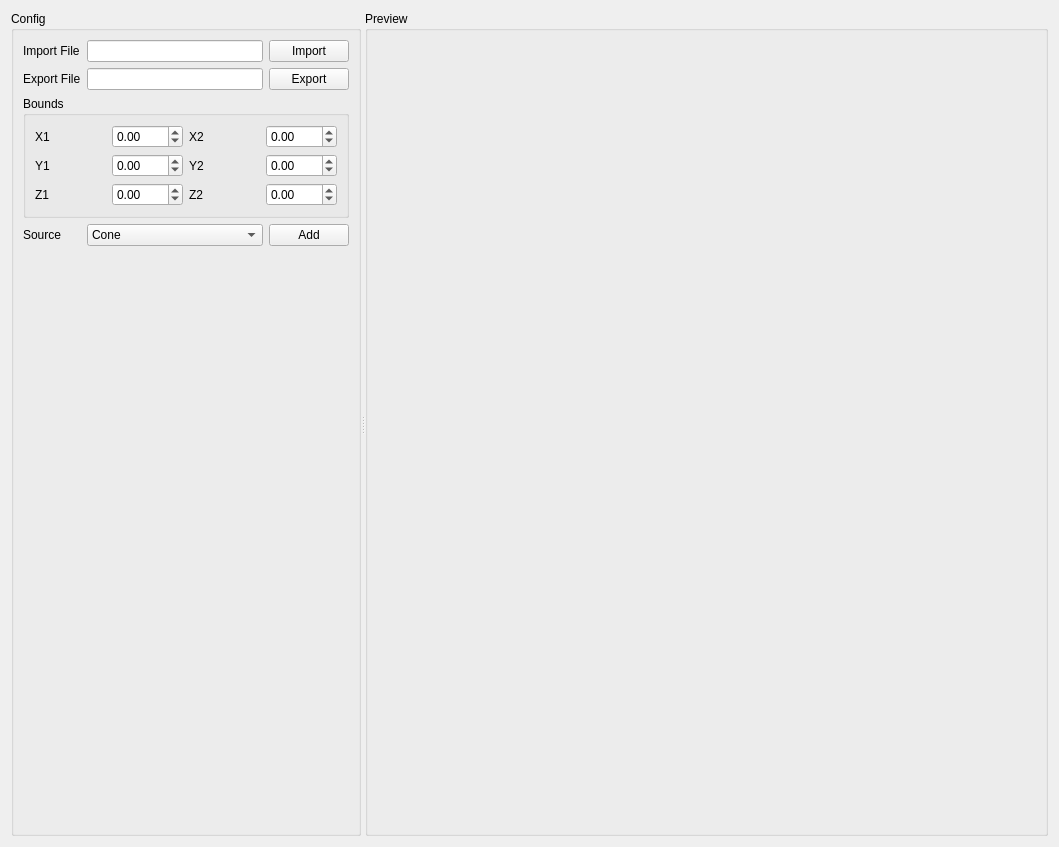
<?xml version="1.0" encoding="UTF-8"?>
<ui version="4.0">
 <class>PickActorWindow</class>
 <widget class="QWidget" name="PickActorWindow">
  <property name="geometry">
   <rect>
    <x>0</x>
    <y>0</y>
    <width>1059</width>
    <height>847</height>
   </rect>
  </property>
  <property name="windowTitle">
   <string>Form</string>
  </property>
  <layout class="QGridLayout" name="gridLayout">
   <item row="0" column="0">
    <widget class="QSplitter" name="splitter">
     <property name="orientation">
      <enum>Qt::Horizontal</enum>
     </property>
     <widget class="QGroupBox" name="groupBox">
      <property name="maximumSize">
       <size>
        <width>350</width>
        <height>16777215</height>
       </size>
      </property>
      <property name="title">
       <string>Config</string>
      </property>
      <layout class="QGridLayout" name="gridLayout_4">
       <item row="0" column="0">
        <layout class="QGridLayout" name="gridLayout_3">
         <item row="4" column="2">
          <widget class="QPushButton" name="addButton">
           <property name="text">
            <string>Add</string>
           </property>
          </widget>
         </item>
         <item row="4" column="0">
          <widget class="QLabel" name="label">
           <property name="text">
            <string>Source</string>
           </property>
          </widget>
         </item>
         <item row="3" column="0" colspan="3">
          <widget class="QGroupBox" name="groupBox_3">
           <property name="title">
            <string>Bounds</string>
           </property>
           <layout class="QGridLayout" name="gridLayout_6">
            <item row="0" column="0">
             <layout class="QGridLayout" name="gridLayout_5">
              <item row="2" column="1">
               <widget class="QDoubleSpinBox" name="yMinSpinBox">
                <property name="minimum">
                 <double>-100.000000000000000</double>
                </property>
                <property name="maximum">
                 <double>100.000000000000000</double>
                </property>
               </widget>
              </item>
              <item row="0" column="0">
               <widget class="QLabel" name="label_2">
                <property name="text">
                 <string>X1</string>
                </property>
               </widget>
              </item>
              <item row="3" column="0">
               <widget class="QLabel" name="label_4">
                <property name="text">
                 <string>Z1</string>
                </property>
               </widget>
              </item>
              <item row="0" column="1">
               <widget class="QDoubleSpinBox" name="xMinSpinBox">
                <property name="minimum">
                 <double>-100.000000000000000</double>
                </property>
                <property name="maximum">
                 <double>100.000000000000000</double>
                </property>
               </widget>
              </item>
              <item row="2" column="0">
               <widget class="QLabel" name="label_3">
                <property name="text">
                 <string>Y1</string>
                </property>
               </widget>
              </item>
              <item row="0" column="2">
               <widget class="QLabel" name="label_5">
                <property name="text">
                 <string>X2</string>
                </property>
               </widget>
              </item>
              <item row="3" column="1">
               <widget class="QDoubleSpinBox" name="zMinSpinBox">
                <property name="minimum">
                 <double>-100.000000000000000</double>
                </property>
                <property name="maximum">
                 <double>100.000000000000000</double>
                </property>
               </widget>
              </item>
              <item row="3" column="2">
               <widget class="QLabel" name="label_7">
                <property name="text">
                 <string>Z2</string>
                </property>
               </widget>
              </item>
              <item row="2" column="2">
               <widget class="QLabel" name="label_6">
                <property name="text">
                 <string>Y2</string>
                </property>
               </widget>
              </item>
              <item row="0" column="3">
               <widget class="QDoubleSpinBox" name="xMaxSpinBox">
                <property name="minimum">
                 <double>-100.000000000000000</double>
                </property>
                <property name="maximum">
                 <double>100.000000000000000</double>
                </property>
               </widget>
              </item>
              <item row="2" column="3">
               <widget class="QDoubleSpinBox" name="yMaxSpinBox">
                <property name="minimum">
                 <double>-100.000000000000000</double>
                </property>
                <property name="maximum">
                 <double>100.000000000000000</double>
                </property>
               </widget>
              </item>
              <item row="3" column="3">
               <widget class="QDoubleSpinBox" name="zMaxSpinBox">
                <property name="minimum">
                 <double>-100.000000000000000</double>
                </property>
                <property name="maximum">
                 <double>100.000000000000000</double>
                </property>
               </widget>
              </item>
             </layout>
            </item>
           </layout>
          </widget>
         </item>
         <item row="4" column="1">
          <widget class="QComboBox" name="sourceCombo">
           <item>
            <property name="text">
             <string>Cone</string>
            </property>
           </item>
           <item>
            <property name="text">
             <string>Sphere</string>
            </property>
           </item>
           <item>
            <property name="text">
             <string>Cube</string>
            </property>
           </item>
           <item>
            <property name="text">
             <string>Arrow</string>
            </property>
           </item>
           <item>
            <property name="text">
             <string>Cylinder</string>
            </property>
           </item>
          </widget>
         </item>
         <item row="0" column="0">
          <widget class="QLabel" name="label_8">
           <property name="text">
            <string>Import File</string>
           </property>
          </widget>
         </item>
         <item row="2" column="0">
          <widget class="QLabel" name="label_9">
           <property name="text">
            <string>Export File</string>
           </property>
          </widget>
         </item>
         <item row="0" column="1">
          <widget class="QLineEdit" name="importFileEdit">
           <property name="readOnly">
            <bool>true</bool>
           </property>
          </widget>
         </item>
         <item row="2" column="1">
          <widget class="QLineEdit" name="exportFileEdit">
           <property name="readOnly">
            <bool>true</bool>
           </property>
          </widget>
         </item>
         <item row="0" column="2">
          <widget class="QPushButton" name="importButton">
           <property name="text">
            <string>Import</string>
           </property>
          </widget>
         </item>
         <item row="2" column="2">
          <widget class="QPushButton" name="exportButton">
           <property name="text">
            <string>Export</string>
           </property>
          </widget>
         </item>
        </layout>
       </item>
       <item row="1" column="0">
        <spacer name="verticalSpacer">
         <property name="orientation">
          <enum>Qt::Vertical</enum>
         </property>
         <property name="sizeHint" stdset="0">
          <size>
           <width>20</width>
           <height>40</height>
          </size>
         </property>
        </spacer>
       </item>
      </layout>
     </widget>
     <widget class="QGroupBox" name="groupBox_2">
      <property name="title">
       <string>Preview</string>
      </property>
      <layout class="QGridLayout" name="gridLayout_2">
       <item row="0" column="0">
        <layout class="QVBoxLayout" name="previewLayout"/>
       </item>
      </layout>
     </widget>
    </widget>
   </item>
  </layout>
 </widget>
 <resources/>
 <connections/>
</ui>
